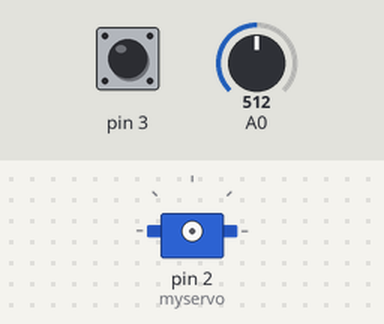
This sketch was run on a simulated Arduino Uno, built with avr-gcc and run on an emulated ATmega328P. Shown: servo. The test bench sets the inputs (shaded band); at power-on: pin 3 LOW, A0 = 512.

Above: at 0.01 s.
At 1.2 s:
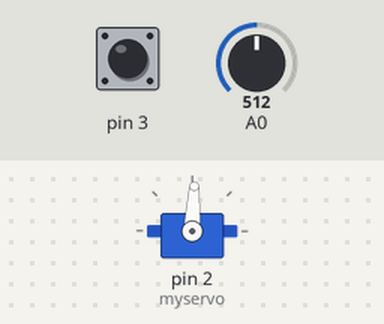
1.3 s: pin 3 pulled HIGH for 0.15 s
At 4.0 s:
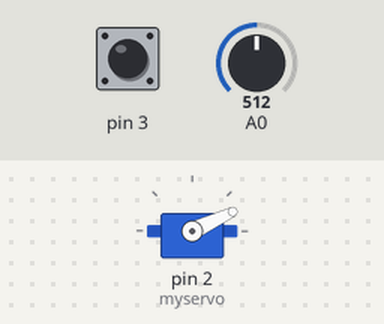
Timing chart, 0 to 5.5 s (numbered marks = the images above; inputs shaded):
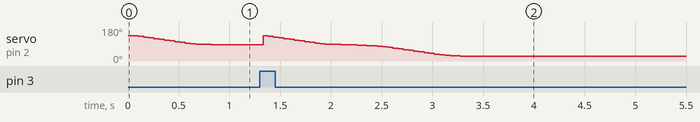

The sketch:

trash_can.ino
```cpp
#include <Servo.h>
Servo myservo;


volatile uint32_t mainTimer = 0;//
volatile int openCover = -1;
int step = 1;
int homePos = 87;
int openPos = 25;
int target = homePos;
int counter = 0;
int currentPosition = 0;
volatile uint32_t debounce = 0;
volatile bool start = 0;
bool err = 0;

void setup() {
  Serial.begin(9600);
  attachInterrupt(1, btnIsr, CHANGE);
  counter = readCurrentPosition();
}


int readCurrentPosition(){
  int value = 0;
  int count = 3;
  for (int i=0; i < count; i++){
    value = value + map(analogRead(A0),65,645,0,180);
  }
  return value / count;
}

void goToPoint(int val){
  if(!myservo.attached() && !err){
    myservo.attach(2);
  }
  myservo.write(val);
}


void btnIsr() {
  if(digitalRead(3) && !start && openCover != 2){
    start = 1;
    openCover = 1;
    debounce = millis();
  }else if(!digitalRead(3) && start && millis() - debounce > 8000 && openCover != 2){
    debounce = millis();
    openCover = 2;
  }
}

void loop() {
  if(openCover == 1){
    counter = readCurrentPosition();
    target = openPos;
    openCover = -1;
  }else if(openCover == 2 &&  millis() - debounce > 700){
    counter = readCurrentPosition();
    target = homePos;
    openCover = -1;
    start = 0;
  }
  if (millis() - mainTimer > 50) {
    mainTimer = millis();

    if((abs(homePos - counter) < 5) || (abs(openPos - counter) < 5)){
      step = 1;
    }else if((abs(homePos - counter) < 10) || (abs(openPos - counter) < 10)){
      step = 2;
    }else{
      step = 4;
    }
    if(target < counter){
      counter = counter - step;
      goToPoint(counter);
    }else if(target > counter){
      counter = counter + step;
      goToPoint(counter);
    }else{
      if(myservo.attached()){
        myservo.detach();
      }
    }
  }

}
```
